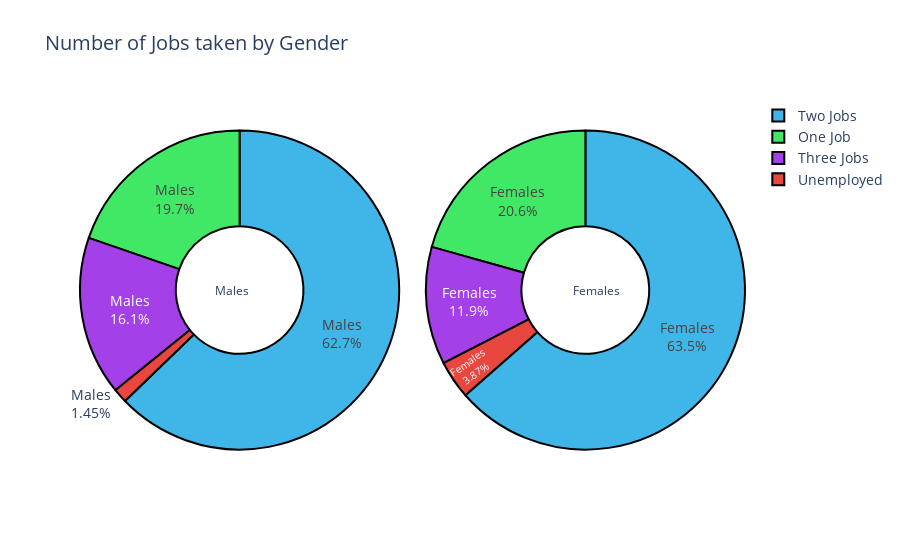

This figure's notebook cell:
### Code cell
import plotly.graph_objs as go
from plotly.offline import iplot

# Values to list
job_number_m = number_of_jobs["male"].values.tolist()
job_number_f = number_of_jobs["female"].values.tolist()

# Round elements
job_number_male = ["%.2f" % element for element in job_number_m]
job_number_female = ["%.2f" % element for element in job_number_f]

# Text values for the pie chart
text_values_male = ["Males"] * len(job_number_male)
text_values_female = ["Females"] * len(job_number_female)

fig = {
  "data": [
    {
      "values": job_number_male,
      "labels": [
        "Unemployed",
        "One Job",
        "Two Jobs",
        "Three Jobs"
      ],
      'marker': {'colors': ['rgb(232, 71, 64)',
                             'rgb(64, 232, 102)',
                             'rgb(64, 181, 232)',
                             'rgb(163, 64, 232)'],
                  'line': {
                      'color': '#000000', 'width':2,
                  },
      },
      "text": text_values_male,  # Assign the text values array here
      "domain": {"x": [0, .48]},
      "name": "German Males",
      "hoverinfo":"label+percent+name",
      "hole": .4,
      "type": "pie"
    },
    {
      "values": job_number_female,
      "labels": [
        "Unemployed",
        "One Job",
        "Two Jobs",
        "Three Jobs"
      ],
      'marker': {'colors': ['rgb(232, 71, 64)',
                             'rgb(64, 232, 102)',
                             'rgb(64, 181, 232)',
                             'rgb(163, 64, 232)'],
                  'line': {
                      'color': '#000000', 'width':2,
                  },
      },
      "text": text_values_female,  # Assign the text values array here
      "textposition":"inside",
      "domain": {"x": [.52, 1]},
      "name": "German Females",
      "hoverinfo":"label+percent+name",
      "hole": .4,
      "type": "pie"
    }],
  "layout": {
    "title":"Number of Jobs taken by Gender",
    "font": {
      "size": 14
    },
    "annotations": [
      {
        "font": {
          "size": 12
        },
        "showarrow": False,
        "text": "Males",
        "x": 0.20,
        "y": 0.5
      },
      {
        "font": {
          "size": 12
        },
        "showarrow": False,
        "text": "Females",
        "x": 0.815,
        "y": 0.5
      }
    ]
  }
}

iplot(fig, filename='donut')

### Figure 1 — Plotly figure (JSON) as saved in the notebook; plotly's stock layout.template omitted (floating-point values rounded to 4 significant figures)
{"data": [{"domain": {"x": [0, 0.48]}, "hole": 0.4, "hoverinfo": "label+percent+name", "labels": ["Unemployed", "One Job", "Two Jobs", "Three Jobs"], "marker": {"colors": ["rgb(232, 71, 64)", "rgb(64, 232, 102)", "rgb(64, 181, 232)", "rgb(163, 64, 232)"], "line": {"color": "#000000", "width": 2}}, "name": "German Males", "text": ["Males", "Males", "Males", "Males"], "type": "pie", "values": ["1.45", "19.71", "62.75", "16.09"]}, {"domain": {"x": [0.52, 1]}, "hole": 0.4, "hoverinfo": "label+percent+name", "labels": ["Unemployed", "One Job", "Two Jobs", "Three Jobs"], "marker": {"colors": ["rgb(232, 71, 64)", "rgb(64, 232, 102)", "rgb(64, 181, 232)", "rgb(163, 64, 232)"], "line": {"color": "#000000", "width": 2}}, "name": "German Females", "text": ["Females", "Females", "Females", "Females"], "textposition": "inside", "type": "pie", "values": ["3.87", "20.65", "63.55", "11.94"]}], "layout": {"annotations": [{"font": {"size": 12}, "showarrow": false, "text": "Males", "x": 0.2, "y": 0.5}, {"font": {"size": 12}, "showarrow": false, "text": "Females", "x": 0.815, "y": 0.5}], "font": {"size": 14}, "title": {"text": "Number of Jobs taken by Gender"}}}
